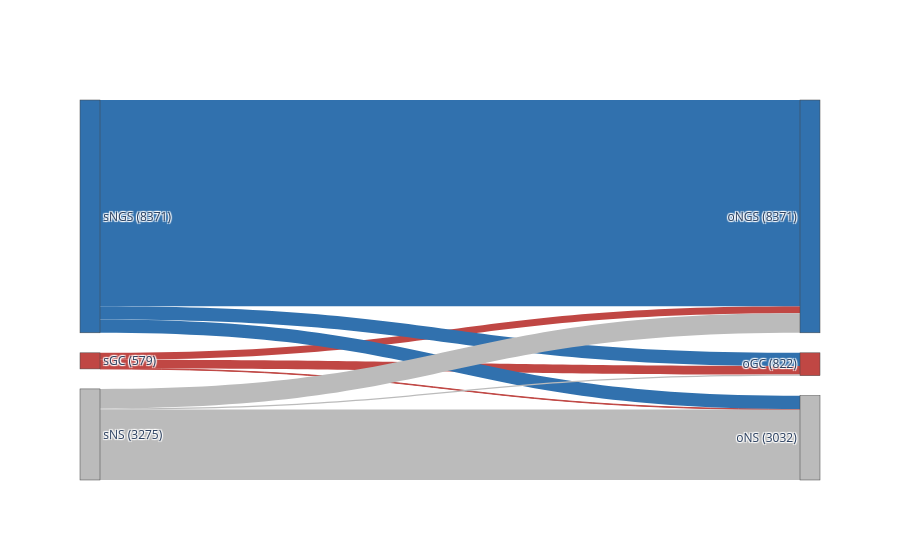

Write notebook code for a chart like this one.
### Code cell
import pandas as pd
import plotly.graph_objects as go

# Color map for left nodes (standard)
color_map_left = {
    'sGC': '#c04744',   # GC color
    'sNGS': '#3171ae',  # NGS color
    'sNS': '#bbbbbb'    # NS color (gray)
}
# Color map for right nodes (optimal)
color_map_right = {
    'oGC': '#c04744',
    'oNGS': '#3171ae',
    'oNS': '#bbbbbb'
}

# Ensure unique_id exists in both DataFrames
if 'unique_id' not in all_using_standard.columns:
    all_using_standard['unique_id'] = all_using_standard.apply(lambda row: f"{row['mouse']}_{row['day']}_{row['cluster_id']}", axis=1)
if 'unique_id' not in all_using_optimal.columns:
    all_using_optimal['unique_id'] = all_using_optimal.apply(lambda row: f"{row['mouse']}_{row['day']}_{row['cluster_id']}", axis=1)

# Merge to get transitions for cells present in both
merged = pd.merge(
    all_using_standard[['unique_id', 'cell_classification']],
    all_using_optimal[['unique_id', 'cell_classification']],
    on='unique_id',
    suffixes=('_standard', '_optimal')
)

# Define node labels
left_nodes = ['sGC', 'sNGS', 'sNS']
right_nodes = ['oGC', 'oNGS', 'oNS']
labels = left_nodes + right_nodes

# Assign node colors in order
node_colors = [color_map_left[n] for n in left_nodes] + [color_map_right[n] for n in right_nodes]

# Map node names to indices
left_map = {name: i for i, name in enumerate(left_nodes)}
right_map = {name: i + len(left_nodes) for i, name in enumerate(right_nodes)}

# Count transitions
transitions = merged.groupby(['cell_classification_standard', 'cell_classification_optimal']).size().reset_index(name='count')

# Build source, target, value lists
sources = transitions['cell_classification_standard'].map(left_map)
targets = transitions['cell_classification_optimal'].map(right_map)
values = transitions['count']

# Optional: color links by source node color
link_colors = [color_map_left[src] for src in transitions['cell_classification_standard']]

# Add node counts to labels
left_counts = merged['cell_classification_standard'].value_counts().reindex(left_nodes, fill_value=0)
right_counts = merged['cell_classification_optimal'].value_counts().reindex(right_nodes, fill_value=0)
labels_with_counts = [f"{n}\n({left_counts[n]})" for n in left_nodes] + [f"{n}\n({right_counts[n]})" for n in right_nodes]

# Create Sankey diagram
fig = go.Figure(go.Sankey(
    node=dict(label=labels_with_counts, pad=20, thickness=20, color=node_colors),
    link=dict(source=sources, target=targets, value=values, color=link_colors)
))
fig.show()
fig.write_image("/Users/harryclark/Documents/spatial-manifolds/scripts/figures/figure_2_predictive_coding/standard_to_optimal_shifting_sankey.pdf")

### Figure 1 — Plotly figure (JSON) as saved in the notebook; plotly's stock layout.template omitted (floating-point values rounded to 4 significant figures)
{"data": [{"link": {"color": ["#c04744", "#c04744", "#c04744", "#3171ae", "#3171ae", "#3171ae", "#bbbbbb", "#bbbbbb", "#bbbbbb"], "source": [0, 0, 0, 1, 1, 1, 2, 2, 2], "target": [3, 4, 5, 3, 4, 5, 3, 4, 5], "value": [311, 250, 18, 472, 7417, 482, 39, 704, 2532]}, "node": {"color": ["#c04744", "#3171ae", "#bbbbbb", "#c04744", "#3171ae", "#bbbbbb"], "label": ["sGC\n(579)", "sNGS\n(8371)", "sNS\n(3275)", "oGC\n(822)", "oNGS\n(8371)", "oNS\n(3032)"], "pad": 20, "thickness": 20}, "type": "sankey"}], "layout": {}}
